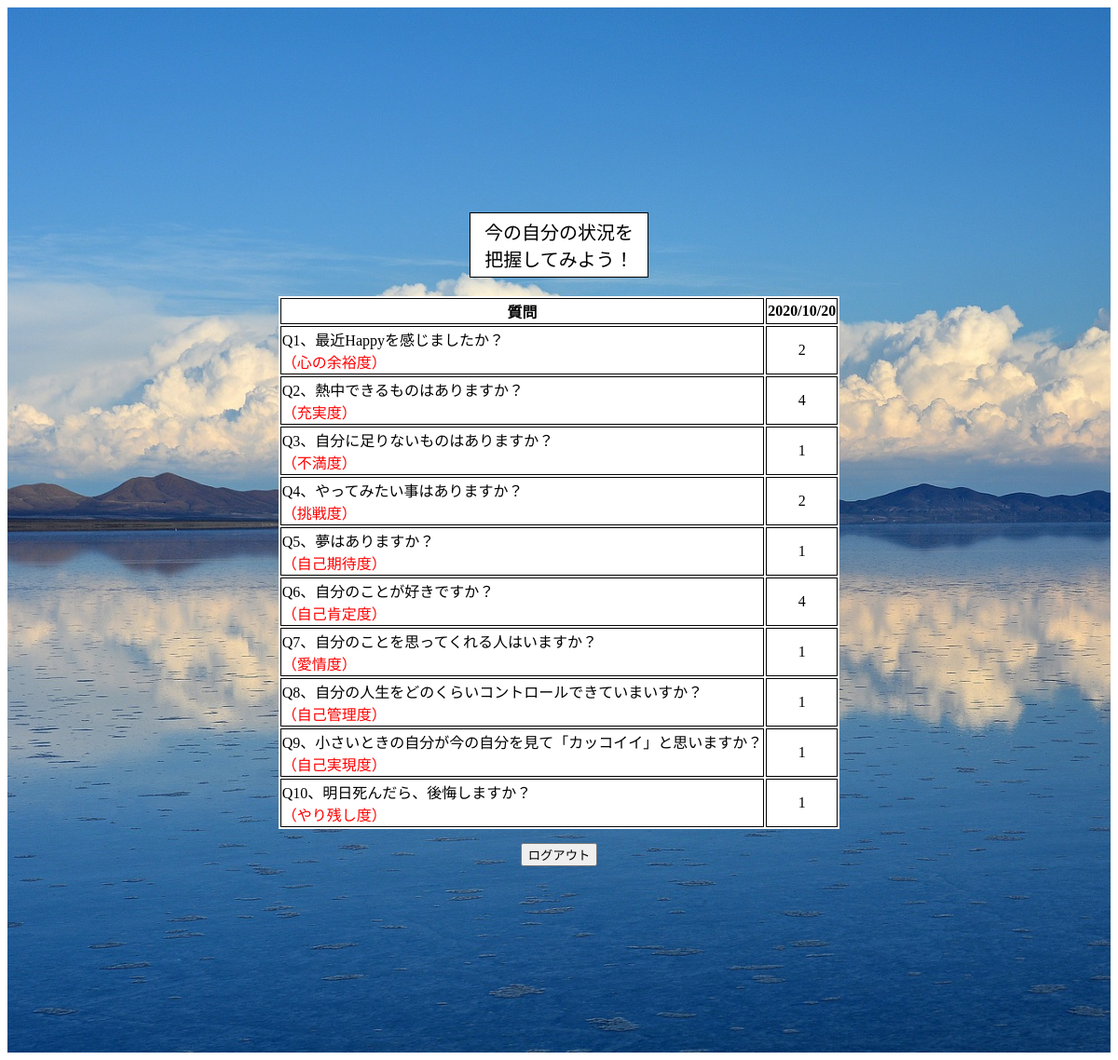
The app's page /n_dbtest (signed in), older data.
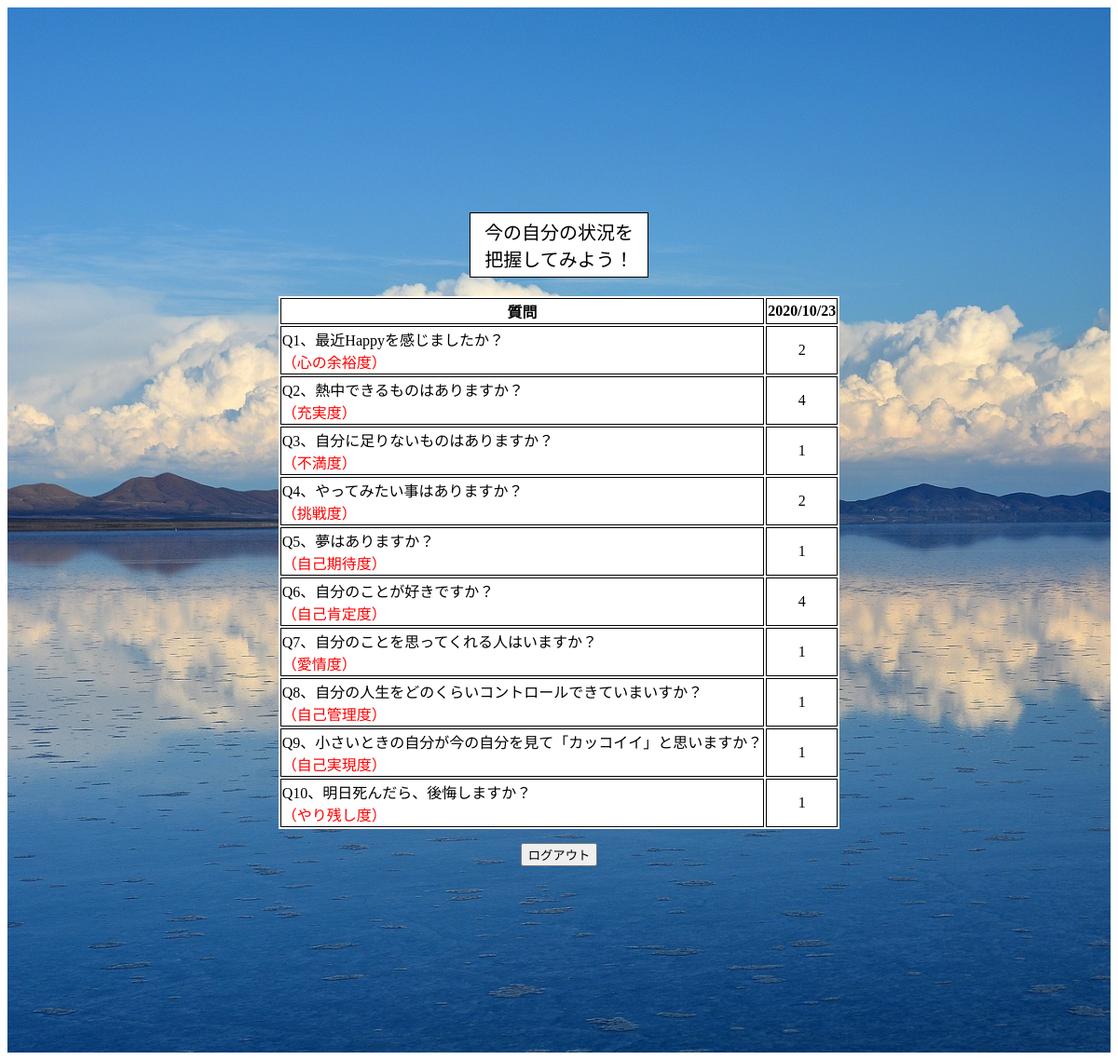
The same page, newer data.
### tables this page shows
CREATE TABLE "question" (
	"id"	INTEGER,
	"user_id"	INTEGER,
	"question_id"	INTEGER,
	"anser"	INTEGER,
	"date"	INTEGER,
	PRIMARY KEY("id" AUTOINCREMENT)
);

### app.py (the view)
@app.route("/n_dbtest")
def n_dbtest():
    user_id=session['user_id']
    conn = sqlite3.connect("hitoiki.db")
    c = conn.cursor()
    c.execute("select anser  from question where question_id = 1")
    n_list1 = c.fetchone()
    print(n_list1)
    c.execute("select anser  from question where question_id = 2")
    n_list2 = c.fetchone()
    print(n_list2)
    c.execute("select anser  from question where question_id = 3")
    n_list3 = c.fetchone()
    c.execute("select anser  from question where question_id = 4")
    n_list4 = c.fetchone()
    c.execute("select anser  from question where question_id = 5")
    n_list5 = c.fetchone()
    c.execute("select anser  from question where question_id = 6")
    n_list6 = c.fetchone()
    c.execute("select anser  from question where question_id = 7")
    n_list7 = c.fetchone()
    c.execute("select anser  from question where question_id = 8")
    n_list8 = c.fetchone()
    c.execute("select anser  from question where question_id = 9")
    n_list9 = c.fetchone()
    c.execute("select anser  from question where question_id = 10")
    n_list10 = c.fetchone()
    c.execute("select date  from question where question_id = 1 order by id desc")
    n_time = c.fetchone()
    print(n_time)
    c.close()
    return render_template("n_result.html",n_list1=n_list1, n_list2=n_list2, n_list3=n_list3 ,n_list4=n_list4, n_list5=n_list5, n_list6=n_list6, n_list7=n_list7, n_list8=n_list8,n_list9=n_list9, n_list10=n_list10, n_time=n_time)

### templates/n_result.html
{% extends 'base.html' %}
{% block content %}
<div class="container no_padding">
    <p class="result_title">今の自分の状況を<br>把握してみよう！</p>
    <form action="/result">
        <table>
            <tr>
                <th>質問</th>
                <th>{{n_time[0]}}</th>
            </tr>
            <tr>
                <td class="result_q">Q1、最近Happyを感じましたか？<br><span class="comment">（心の余裕度）</span></td>
                <td>{{n_list1[0]}}</td>
            </tr>
            <tr>
                <td class="result_q">Q2、熱中できるものはありますか？<br><span class="comment">（充実度）</span></td>
                <td>{{n_list2[0]}}</td>
            </tr>
            <tr>
                <td class="result_q">Q3、自分に足りないものはありますか？<br><span class="comment">（不満度）</span></td>
                <td>{{n_list3[0]}}</td>
            </tr>
            <tr>
                <td class="result_q">Q4、やってみたい事はありますか？<br><span class="comment">（挑戦度）</span></td>
                <td>{{n_list4[0]}}</td>
            </tr>
            <tr>
                <td class="result_q">Q5、夢はありますか？<br><span class="comment">（自己期待度）</span></td>
                <td>{{n_list5[0]}}</td>
            </tr>
            <tr>
                <td class="result_q">Q6、自分のことが好きですか？<br><span class="comment">（自己肯定度）</span></td>
                <td>{{n_list6[0]}}</td>
            </tr>
            <tr>
                <td class="result_q">Q7、自分のことを思ってくれる人はいますか？<br><span class="comment">（愛情度）</span></td>
                <td>{{n_list7[0]}}</td>
            </tr>
            <tr>
                <td class="result_q">Q8、自分の人生をどのくらいコントロールできていまいすか？<br><span class="comment">（自己管理度）</span></td>
                <td>{{n_list8[0]}}</td>
            </tr>
            <tr>
                <td class="result_q">Q9、小さいときの自分が今の自分を見て「カッコイイ」と思いますか？<br><span class="comment">（自己実現度）</span></td>
                <td>{{n_list9[0]}}</td>
            </tr>
            <tr>
                <td class="result_q">Q10、明日死んだら、後悔しますか？<br><span class="comment">（やり残し度）</span></td>
                <td>{{n_list10[0]}}</td>
            </tr>
        </table>
    </form>
    <input type="button" class="logout_btn" value="ログアウト" onclick="location.href='/logout'">
</div>
{% endblock %}

### templates/base.html (shortened to what this page needs)
<!DOCTYPE html>
<html lang="en">
<head>
    <link rel="stylesheet" href="../static/css/style.css" media="screen and ( min-width:769px )">
    <link rel="stylesheet" href="../static/css/style_sp.css" media="screen and ( max-width:768px )">
</head>
<body>
    {% block content %}
    {% endblock %}
</body>
</html>

### static/css/style.css (style rules this page uses)
.container { padding: 200px; text-align: center; background-size: contain; background-size: cover; background-repeat: repeat-y; background-image: url("../images/bolivia-1802042_1920.jpg"); }
.login_btn,.regist_btn,.first_btn,.logout_btn { text-align: center; margin-top: 15px; }
table { margin: 0 auto; background-color: white; }
table th, table td { text-align: center; border: 1px solid black; }
.result_q { text-align: left; }
.result_title { margin-bottom: 20px; display: inline-block; background-color: white; border: 1px solid black; font-size: 20px; padding: 5px 15px; }
.comment { color: red; }

### static/css/style_sp.css (style rules this page uses)
.container { padding: 20px; text-align: center; background-size: cover; background-repeat: repeat-y; background-image: url("../images/bolivia-1802042_1920.jpg"); margin-top: 150px; }
.no_padding { margin-top: 10px; }
.login_btn,.regist_btn,.first_btn,.logout_btn { text-align: center; margin-top: 15px; }
table { margin: 0 auto; background-color: white; }
table th { text-align: center; border: 1px solid black; font-size: 10px; }
table td { text-align: center; border: 1px solid black; }
.result_q { text-align: left; }
.result_title { margin-bottom: 20px; display: inline-block; background-color: white; border: 1px solid black; font-size: 20px; padding: 5px 15px; }
.comment { color: red; }

Row changes from the older to the newer data that the page shows:
no longer on this page (row unchanged): question: date "2020/10/20"
added question: date "2020/10/23"
